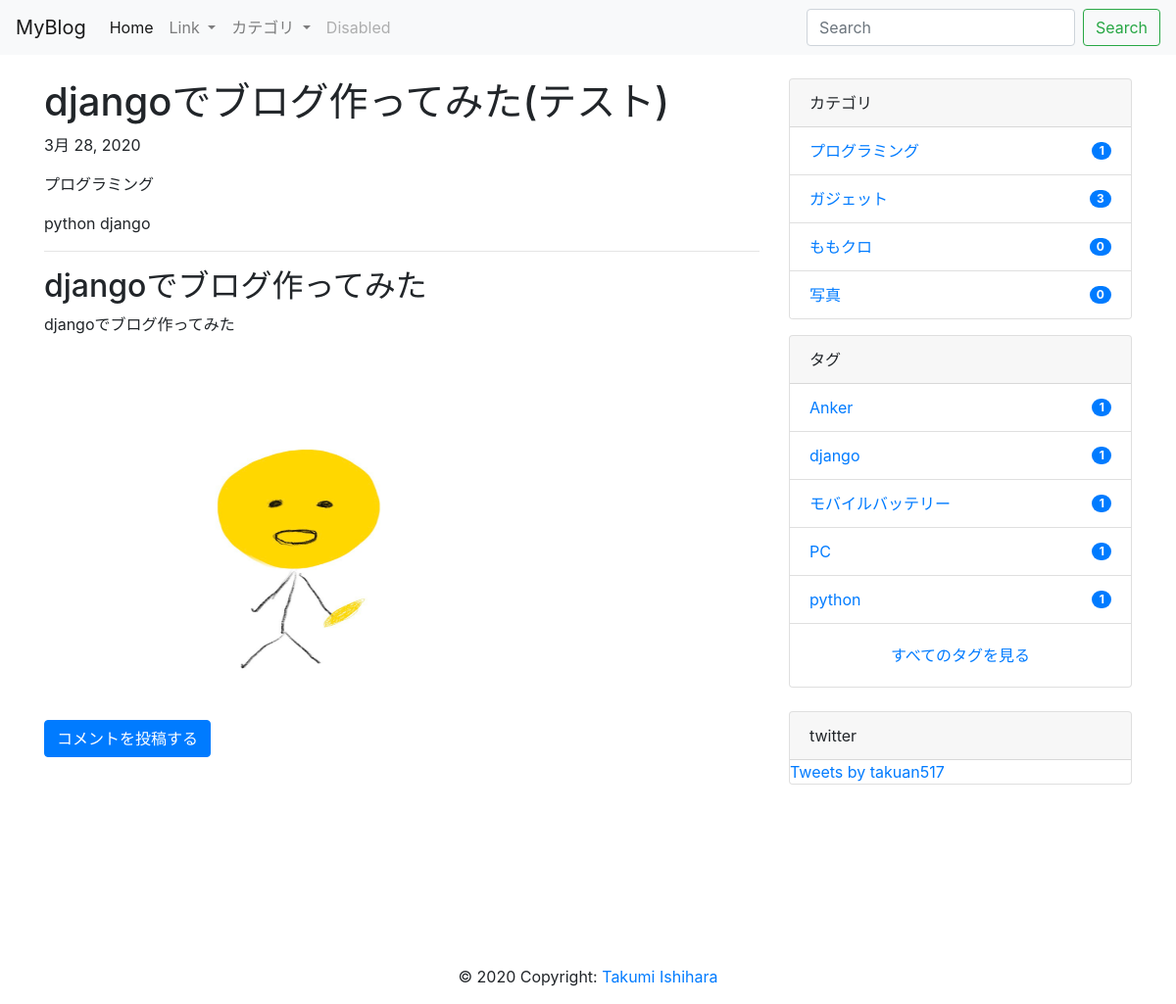
/post/1/, run on an earlier commit of the app's database.
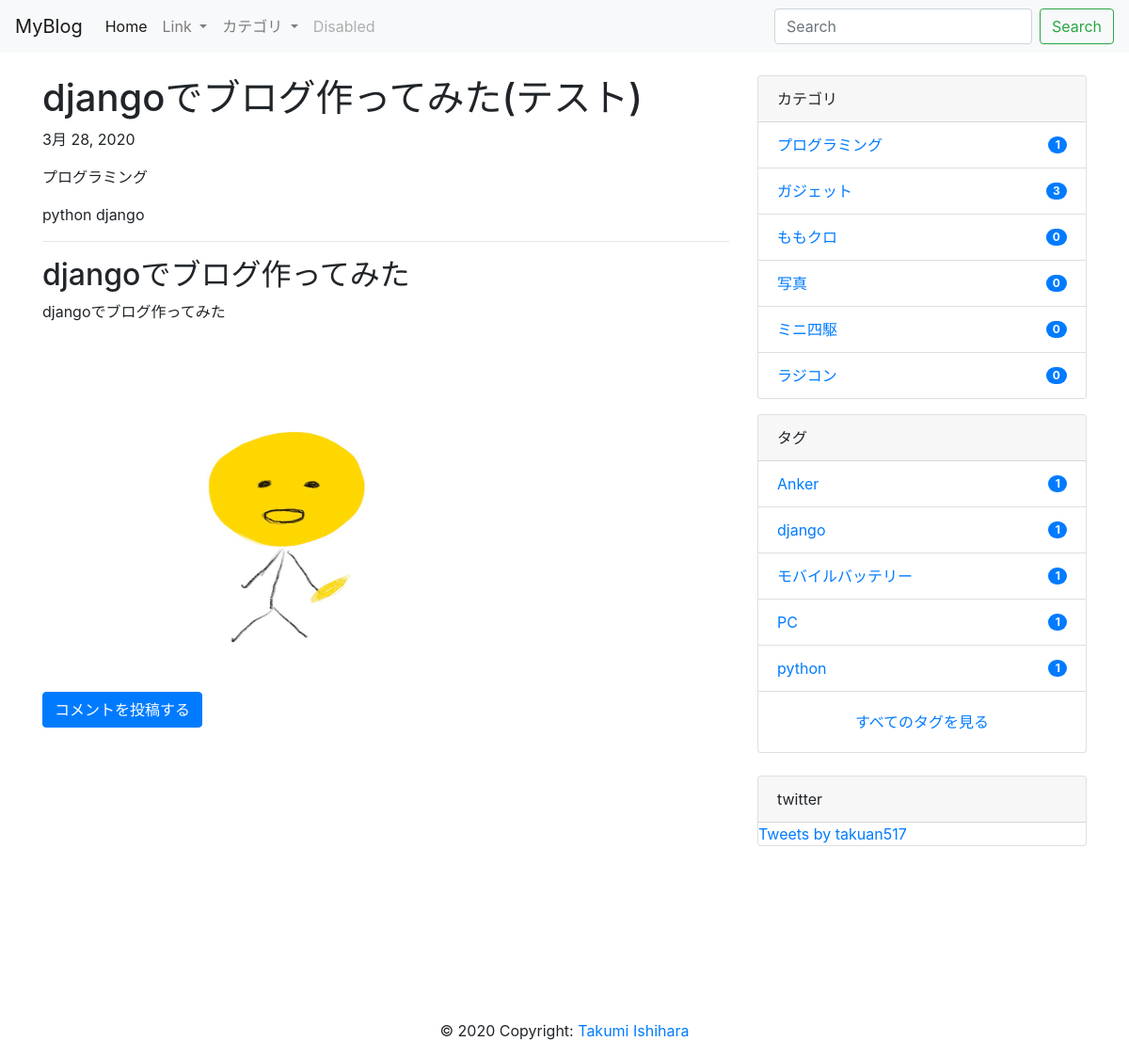
And on a later commit of the database.
### blog/models.py (models this page shows, shortened)
class Tag(models.Model):
    name = models.CharField(max_length=255)
    slug = models.SlugField(unique=True)
    timestamp = models.DateTimeField(auto_now_add=True)

class Category(models.Model):
    name = models.CharField(max_length=255)
    slug = models.SlugField(unique=True)
    timestamp = models.DateTimeField(auto_now_add=True)

### blog/views.py (the view)
# urls.py: path('post/<int:pk>/', PostDetailView.as_view(), name='post_detail'),
class PostDetailView(DetailView):
    model = Post
    def get_object(self, queryset=None):
        obj = super().get_object(queryset=queryset)
        if not obj.is_public and not self.request.user.is_authenticated:
            raise Http404
        return obj

### myproject/context_processors.py (called while the page is built)
def common(request):
    context = {
        'categories': Category.objects.annotate(
            num_posts=Count('post', filter=Q(post__is_public=True))),
        'tags': Tag.objects.annotate(
            num_posts=Count('post', filter=Q(post__is_public=True))),
    }
    return context

### blog/templates/blog/post_detail.html (shortened to what this page needs)
{% extends "base.html" %}
{% block content %}
<div class="container">
  <div class="row">
    <main class="col-md-8">
      <article class="blog-area">
        <h1>{{ object.title }}</h1>
        <p>{{ object.published_at|date }}</p>
        <p>{{ object.category.name }}</p>
        {% for tag in object.tags.all %}
        {{ tag.name }}
        {% endfor %}
        <hr>
        {{ object.content|safe }}
      </article>
      <article class="comment-area">
        <a class="btn btn-primary my-3" href="{% url 'blog:comment_form' post.pk %}">コメントを投稿する</a>
      </article>
    </main>
    <aside class="col-md-4">
      {% include "blog/snippets/sidebar.html" %}
    </aside>
  </div>
</div>
{% endblock %}

### blog/templates/blog/snippets/sidebar.html
<div class="card mb-3">
    <div class="card-header">
      カテゴリ
    </div>
    <ul class="list-group list-group-flush">
      {% for category in categories|dictsort:"id" %}
      <li class="list-group-item d-flex justify-content-between align-items-center">
        <a href="{% url 'blog:category_post' category.slug %}" class="card-link">{{ category.name }}</a>
        <span class="badge badge-primary badge-pill">{{ category.num_posts }}</span>
      </li>
      {% endfor %}
    </ul>
  </div>
  <div class="card">
    <div class="card-header">
      タグ
    </div>
    <ul class="list-group list-group-flush">
      {% for tag in tags|dictsortreversed:"num_posts"|slice:":5" %}
      <li class="list-group-item d-flex justify-content-between align-items-center">
        <a href="{% url 'blog:tag_post' tag.slug %}" class="card-link">{{ tag.name }}</a>
        <span class="badge badge-primary badge-pill">{{ tag.num_posts }}</span>
      </li>
      {% endfor %}
    </ul>
    <div class="card-body text-center">
      <a href="{% url 'blog:tag_list' %}" class="card-link">すべてのタグを見る</a>
    </div>
  </div><br>
  <div class="card">
    <div class="card-header">
      twitter
    </div>
    <div>
      <a class="twitter-timeline" href="https://twitter.com/takuan517?ref_src=twsrc%5Etfw">Tweets by takuan517</a> <script async src="https://platform.twitter.com/widgets.js" charset="utf-8"></script>
    </div>
</div>

What changed in the data, as far as the page shows it:
added Category: name "ミニ四駆", num_posts "0"
added Category: name "ラジコン", num_posts "0"
